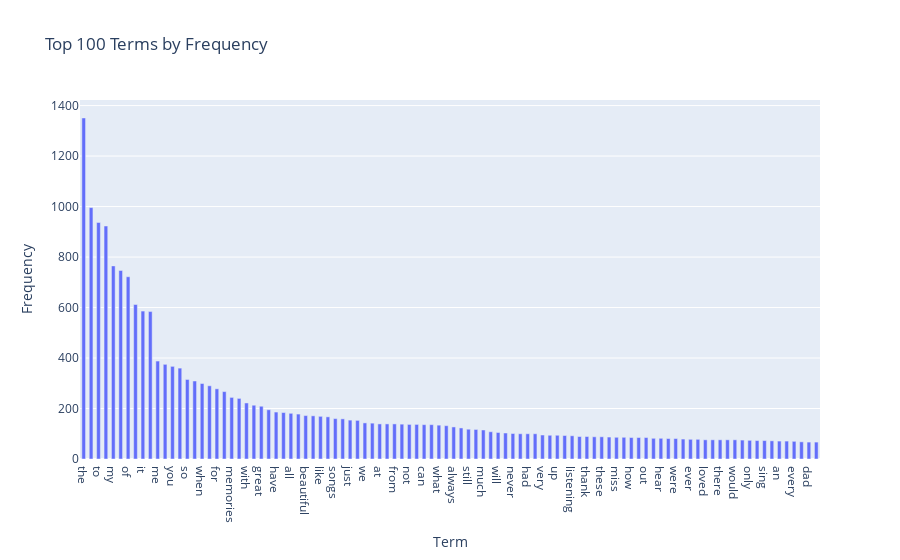

The code cell stored with this chart in its notebook:
### Markdown cell above
Exercise 14

### Code cell
# 計算每個詞的出現總頻率
term_frequencies = np.asarray(df_counts.sum(axis=0))[0]

# 創建詞頻的 DataFrame
X = pd.DataFrame({'Term': count_vect.get_feature_names_out()[0:], 'Frequency': term_frequencies[0:]})

df_top = X.nlargest(freq, 'Frequency')

fig = px.bar(df_top, x='Term', y='Frequency', title=f"Top {freq} Terms by Frequency")
fig.update_traces(width=0.5)
fig.show()

### Figure 1 — Plotly figure (JSON) as saved in the notebook; plotly's stock layout.template omitted (floating-point values rounded to 4 significant figures)
{"data": [{"alignmentgroup": "True", "hovertemplate": "Term=%{x}<br>Frequency=%{y}<extra></extra>", "legendgroup": "", "marker": {"color": "#636efa", "pattern": {"shape": ""}}, "name": "", "offsetgroup": "", "orientation": "v", "showlegend": false, "textposition": "auto", "type": "bar", "width": 0.5, "x": ["the", "this", "to", "and", "my", "song", "of", "in", "it", "was", "me", "is", "you", "that", "so", "love", "when", "back", "for", "music", "memories", "on", "with", "time", "great", "but", "have", "years", "all", "he", "beautiful", "as", "like", "one", "songs", "old", "just", "her", "we", "she", "at", "be", "from", "good", "not", "now", "can", "voice", "what", "remember", "always", "his", "still", "they", "much", "brings", "will", "are", "never", "days", "had", "many", "very", "am", "up", "best", "listening", "him", "thank", "first", "these", "really", "miss", "who", "how", "listen", "out", "about", "hear", "childhood", "were", "no", "ever", "heard", "loved", "reminds", "there", "those", "would", "by", "only", "know", "sing", "more", "an", "has", "every", "if", "dad", "life"], "xaxis": "x", "y": [1351, 996, 937, 923, 765, 747, 722, 612, 586, 584, 388, 375, 367, 360, 315, 309, 299, 290, 278, 267, 244, 240, 222, 213, 209, 195, 186, 184, 181, 178, 172, 171, 169, 167, 160, 159, 154, 153, 143, 142, 139, 139, 139, 138, 137, 137, 136, 136, 134, 132, 127, 123, 118, 117, 115, 108, 105, 103, 101, 100, 100, 100, 95, 94, 94, 93, 92, 89, 89, 88, 88, 87, 86, 86, 85, 85, 85, 82, 82, 81, 81, 79, 78, 78, 76, 76, 76, 76, 76, 75, 74, 73, 73, 72, 71, 71, 70, 68, 67, 67], "yaxis": "y"}], "layout": {"barmode": "relative", "legend": {"tracegroupgap": 0}, "title": {"text": "Top 100 Terms by Frequency"}, "xaxis": {"anchor": "y", "domain": [0, 1], "title": {"text": "Term"}}, "yaxis": {"anchor": "x", "domain": [0, 1], "title": {"text": "Frequency"}}}}
